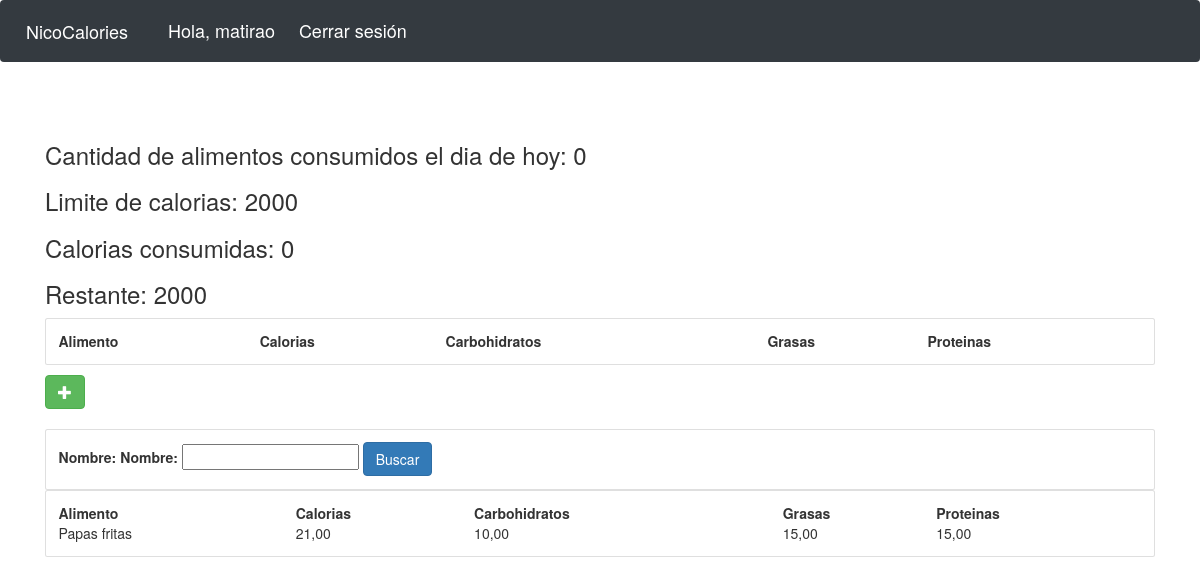
The app's page /user/ (signed in), older data.
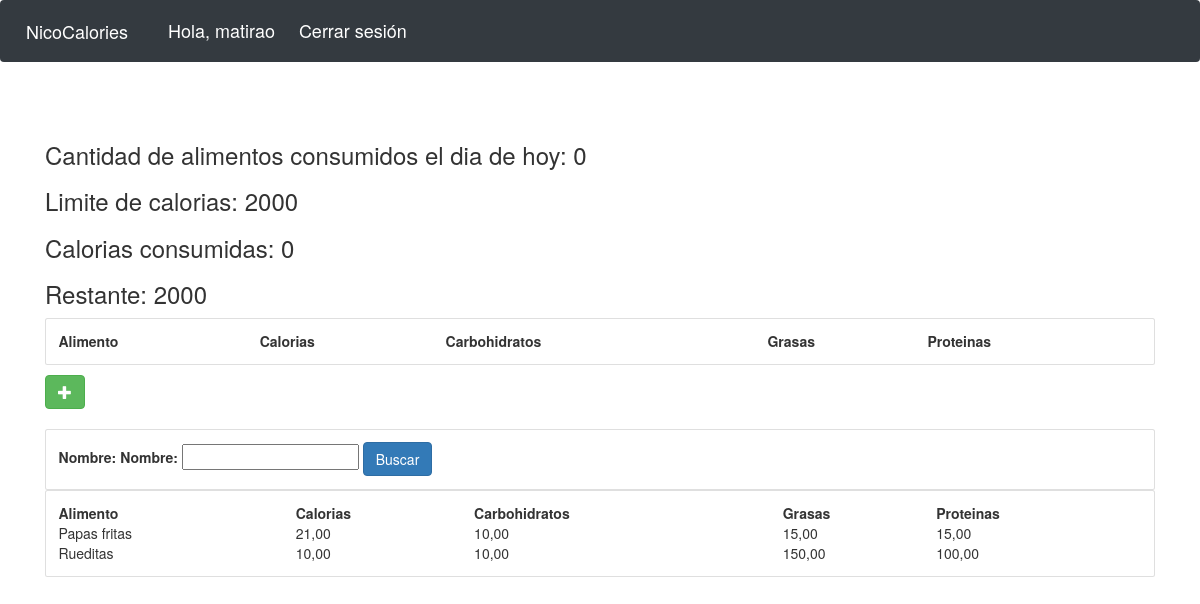
The same page, newer data.
### Fityfeed/models.py (models this page shows, shortened)
class ComidaItem(models.Model):
    nombre = models.CharField(max_length=200)
    categoria = models.ManyToManyField(Categoria)
    carbohidratos = models.DecimalField(max_digits=5,decimal_places=2,default=0)
    grasas = models.DecimalField(max_digits=5,decimal_places=2,default=0)
    proteina = models.DecimalField(max_digits=5,decimal_places=2,default=0)
    calorias = models.DecimalField(max_digits=5,decimal_places=2,default=0, blank=True)
    cantidad = models.IntegerField(default=1,null=True, blank=True)

### Fityfeed/views.py (the view)
# urls.py: path('user/',views.userPage,name='userPage'),
def userPage(request):
    user = request.user
    cust=user.cliente
    alimentos = ComidaItem.objects.filter()
    my_filter = foodItemFilter(request.GET, queryset=alimentos)
    print(my_filter)
    alimentos = my_filter.qs
    total = UsuarioComidaitem.objects.all()
    mis_alimentos = total.filter(cliente = cust)
    cnt = mis_alimentos.count()
    querySetFood = []
    for c in mis_alimentos:
        querySetFood.append(c.comida_item.all())
    alimentos_finales = []
    for i in querySetFood:
        for alim in i:
            alimentos_finales.append(alim)
    calorias_totales = 0
    for alim in alimentos_finales:
        calorias_totales += alim.calorias
    calorias_faltantes = 2000 - calorias_totales
    ctx = {
        'calorias_faltantes': calorias_faltantes,
        'calorias_totales': calorias_totales,
        'cnt':cnt,
        'my_filter':my_filter,
        'alimentos_finales':alimentos_finales,
        'alimentos':alimentos
    }
    return render(request, 'user.html', ctx)

### Fityfeed/templates/user.html (shortened to what this page needs)
{% extends 'main.html' %}
{% block content %}
<head> <link rel="stylesheet" href="https://maxcdn.bootstrapcdn.com/bootstrap/3.3.7/css/bootstrap.min.css"></head>
<h3>Cantidad de alimentos consumidos el dia de hoy: {{cnt}}</h3>
<div>
    <div class="flex-box-row">
		<h3>Limite de calorias: 2000</h3>
		<h3>Calorias consumidas: {{calorias_totales}}</h3>
		<h3>Restante: {{ calorias_faltantes }}</h3>
	</div>
    <div class="card card-body">
        <table>
            <tr>
                <th>Alimento</th>
                <th>Calorias</th>
                <th>Carbohidratos</th>
                <th>Grasas</th>
                <th>Proteinas</th>
            </tr>
        </table>
    </div>
    <form action='{% url "addFoodItem" %}' method="POST" class="mt-3">
		<button type="submit" class="btn btn-success">
			<span class="glyphicon glyphicon-plus"></span>
		</button>
	</form>
</div>
<br>
<div class="row">
    <div class="col">
        <div class="card card-body">
            <form>
                <label>Nombre:</label>
                {{my_filter.form}}
                <button class="btn btn-primary" type="submit">Buscar</button>
            </form>
        </div>
    </div>
</div>
<div class="card card-body">
    <table>
        <tr>
            <th>Alimento</th>
            <th>Calorias</th>
            <th>Carbohidratos</th>
            <th>Grasas</th>
            <th>Proteinas</th>
        </tr>
        {% for i in alimentos %}
        <tr>
            <td>{{i.nombre}}</td>
            <td>{{i.calorias}}</td>
            <td>{{i.carbohidratos}}</td>
            <td>{{i.grasas}}</td>
            <td>{{i.proteina}}</td>
        </tr>
        {% endfor %}
    </table>
</div>
{% endblock %}

Row changes from the older to the newer data that the page shows:
added ComidaItem: nombre "Rueditas", calorias "10,00", carbohidratos "10,00", grasas "150,00", proteina "100,00"
